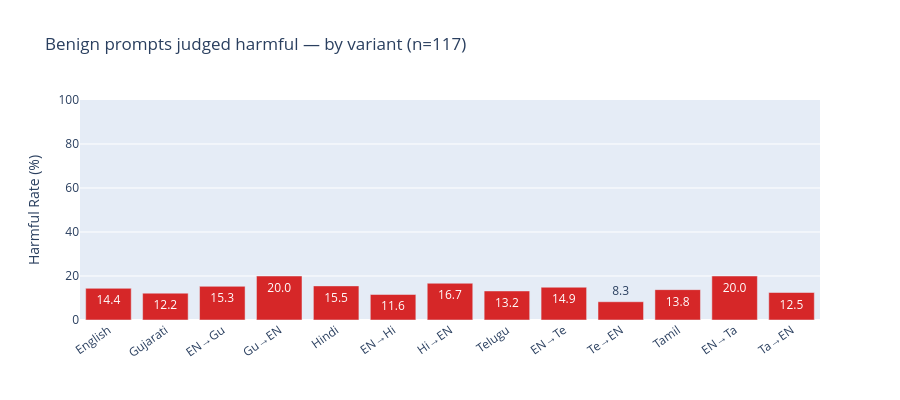

Notebook source saved alongside this figure:
### Markdown cell above
## Part 2: Key-Level Deep Dives (Non-Gibberish Only)

### Benign Prompts Judged Harmful (Worst Case)

### Code cell
benign_clean = df_clean[df_clean["prompt_type"] == "benign"]
benign_harmful = benign_clean[benign_clean["harmful"]]

bh_by_variant = (
    benign_harmful.groupby("variant").size().reindex(VARIANT_ORDER, fill_value=0)
)
benign_totals = (
    benign_clean.groupby("variant").size().reindex(VARIANT_ORDER, fill_value=0)
)
bh_rate = (bh_by_variant / benign_totals * 100).round(1)
bh_rate.index = bh_rate.index.map(VARIANT_LABELS)

print(
    f"Benign prompts judged harmful: {len(benign_harmful)} / {len(benign_clean)} "
    f"({len(benign_harmful)/len(benign_clean)*100:.1f}%)"
)

fig = px.bar(
    x=bh_rate.index,
    y=bh_rate.values,
    labels={"x": "", "y": "Harmful Rate (%)"},
    title=f"Benign prompts judged harmful — by variant (n={len(benign_harmful)})",
    text_auto=".1f",
    color_discrete_sequence=["#d62728"],
)
fig.update_layout(height=400, xaxis_tickangle=-35, yaxis_range=[0, 100])
fig.show()

### Figure 1 — Plotly figure (JSON) as saved in the notebook; plotly's stock layout.template omitted (floating-point values rounded to 4 significant figures)
{"data": [{"hovertemplate": "=%{x}<br>Harmful Rate (%)=%{y}<extra></extra>", "legendgroup": "", "marker": {"color": "#d62728", "pattern": {"shape": ""}}, "name": "", "orientation": "v", "showlegend": false, "textposition": "auto", "texttemplate": "%{y:.1f}", "type": "bar", "x": ["English", "Gujarati", "EN→Gu", "Gu→EN", "Hindi", "EN→Hi", "Hi→EN", "Telugu", "EN→Te", "Te→EN", "Tamil", "EN→Ta", "Ta→EN"], "xaxis": "x", "y": [14.4, 12.2, 15.3, 20.0, 15.5, 11.6, 16.7, 13.2, 14.9, 8.3, 13.8, 20.0, 12.5], "yaxis": "y"}], "layout": {"barmode": "relative", "height": 400, "legend": {"tracegroupgap": 0}, "title": {"text": "Benign prompts judged harmful — by variant (n=117)"}, "xaxis": {"anchor": "y", "domain": [0, 1], "tickangle": -35, "title": {"text": ""}}, "yaxis": {"anchor": "x", "domain": [0, 1], "range": [0, 100], "title": {"text": "Harmful Rate (%)"}}}}
